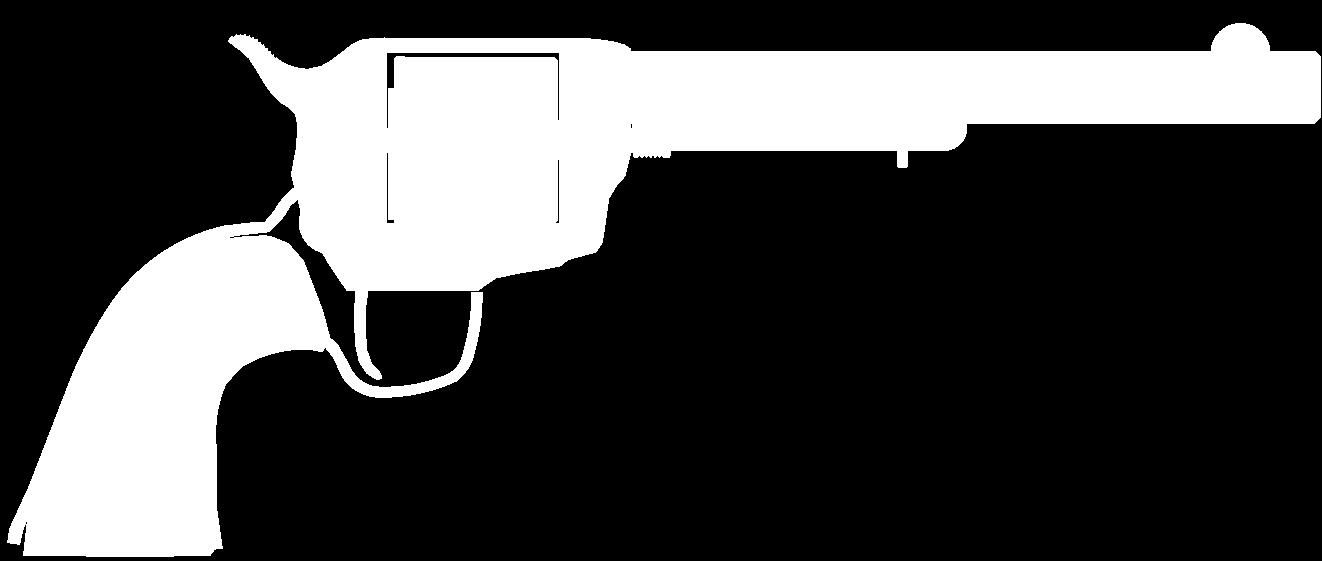
#> input picture kit/selftest/refs/revolver_b4_side_model.png, 1322 x 561 px, given in place of ., which was not available
$ python -i refkit.py   (imports and definitions only)
#> lines starting #> are read from the running program, lines starting #| are printed output that depends on the picture
"""refkit.py — gather references at scale, UNDERSTAND them as numbers, and hold a render up against them.

    lune run kit vfx refs wiki <preset> <wiki:Page | page URL>... [--only <regex>] [--skip <regex>] [--width 800]
    lune run kit vfx refs rank <preset> [--hue 35-70 | --grey] [--top 40]
    lune run kit vfx refs measure <preset> [--hue 35-70 | --grey] [--top 16]
    lune run kit vfx refs compare <preset> [--effect <name>] [--views hero,cine] [--times 2.5,4]
    lune run kit vfx refs timing <effect> [--view hero]   (the phase rules: anticipation dip, snappy climax, short tail)
    lune run kit vfx refs lore <set> <wiki:Page | URL>... [--search "<words>" --wiki <fandom>]   (TEXT: what it IS — lore.py)
    lune run kit vfx refs brief <set>   (the text facts + the measured palette/shape on one page; read before building)

wiki     every image on MediaWiki pages (fandom "dragonball:Super_Saiyan" or a full https://…/wiki/Page URL) through the
         wiki's own API (no scraping), thumbnails at --width, deduplicated, logged in SOURCES.md, into the git-ignored
         assets/effects/refs/<preset>/ (copyrighted frames stay private, measure-only). Logos / icons / SVGs skipped.
rank     scores every still by how much of the frame is the EFFECT's colour (bright pixels in the hue band; the band is
         found automatically when --hue is not given) -> ranks.json + a numbered contact sheet of the best (LOOK at it).
         --grey: an ACHROMATIC effect (dust, smoke, steam, concrete - real footage of a phenomenon is often grey): no hue;
         the effect = pale unsaturated pixels BRIGHTER than the scene before it (the set's first still: ONE locked-off
         clip's breakdown frames, not mixed stills); compare uses each recording's own first frame
measure  the effect pixels of the best stills as numbers: luminance bands (share of pixels + median colour each),
         saturation quartiles, hue -> assets/effects/refs_measured/<preset>.json (committed: numbers, no pictures).
compare  a COLOUR score (0-100) plus SHAPE numbers beside the reference's (jag, streak, solid; reported, not scored —
         framing differs too much to score them blind): the same measurement on a RECORDED render (build/vfx/booth/<effect>_play_<view>.mp4) -> a match score
         0-100 against the reference numbers (band shares, band colours, saturation) + the render beside the best
         references (build/vfx/refs/<effect>_compare.png). Show the owner nothing that has not been compared.
Each prints one JSON line {schema, status, summary, next_action, ...}.
"""

import ast
import io
import json
import os
import re
import subprocess
import sys
import time
import urllib.parse
import urllib.request

import numpy as np
from PIL import Image, ImageDraw

UA = "Mozilla/5.0 (Windows NT 10.0; Win64; x64) AppleWebKit/537.36 Chrome/128 Safari/537.36"
REFS = os.path.join("assets", "effects", "refs")
MEASURED = os.path.join("assets", "effects", "refs_measured")
SHEETS = os.path.join("build", "vfx", "refs")
SKIP = r"logo|\.svg|icon|favicon|button|btn |badge|banner|signature|wiki\.png|placeholder"
BANDS = [(70, 140), (140, 175), (175, 200), (200, 225), (225, 256)]  # mean-RGB luminance bands of effect pixels (deep reds sit low)


# [4 lines left out: function has_lore, not called in this run]


def out(status, summary, next_action, **kw):
    print(json.dumps({"schema": 1, "status": status, "summary": summary, "next_action": next_action, **kw}))
    return 0 if status == "pass" else 1


def slug(s):
    return re.sub(r"[^a-z0-9]+", "_", s.lower()).strip("_")[:60] or "ref"


IMAGE_HOSTS = ("static.wikia.nocookie.net", "vignette.wikia.nocookie.net", "upload.wikimedia.org")


# [108 lines left out: functions safe_image_url, get_json, api_and_page, wiki_images, cmd_wiki, not called in this run]


def stills(preset):
    d = os.path.join(REFS, preset)
    return [os.path.join(d, f) for f in sorted(os.listdir(d)) if f.lower().endswith((".png", ".jpg", ".jpeg", ".webp"))] if os.path.isdir(d) else []


def local_std(im):
    """luminance standard deviation over a 7x7 window: flat sky / walls ~0, energy (streaks, edges, glow falloff) > 0"""
    from scipy.ndimage import uniform_filter

    lum = np.asarray(im.convert("L")).astype(float)
    m = uniform_filter(lum, 7)
    return np.sqrt(np.maximum(uniform_filter(lum * lum, 7) - m * m, 0))


def hsv_of(img, size=(200, 150)):
    im = img.convert("RGB").resize(size)
    rgb = np.asarray(im).reshape(-1, 3).astype(float)
    hsv = np.asarray(im.convert("HSV")).reshape(-1, 3).astype(float)
    tex = local_std(im).reshape(-1)
    return rgb, hsv[:, 0] * 360 / 255, hsv[:, 1] / 255, hsv[:, 2] / 255, tex


FLAT = 2.5  # local std below this = a flat region (sky, a painted wall): never the effect
# an ACHROMATIC effect (2026-11-10: real footage of dust / smoke / steam / a concrete hit has no effect hue, so the
# measure found "no effect pixels" and the original route stalled on every grey phenomenon): rank / measure --grey
GREY = (-1.0, -1.0)


# [12 lines left out: function effect_mask, not called in this run]


def auto_hue(paths):
    """the effect's hue: the most common hue among bright, saturated pixels over all stills (+-18 deg)"""
    hist = np.zeros(36)
    for p in paths[:200]:
        _, h, s, v, tex = hsv_of(Image.open(p), (80, 60))
#> in hsv_of, `im = img.convert("RGB").resize(size)`:
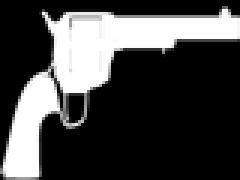
#> im: PIL image 80x60 RGB (shown 3 times larger); min 0, max 255, mean 69.5
#> in local_std, `m = uniform_filter(lum, 7)`:
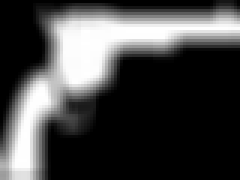
#> m: shape (60, 80) float64 (shown 3 times larger); min -5.45e-14, max 255, mean 69.5; drawn with min black and max white
#> in local_std, `return np.sqrt(np.maximum(uniform_filter(lum * lum, 7) - m * m, 0))`:
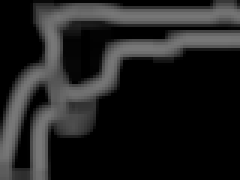
#> returned value: shape (60, 80) float64 (shown 3 times larger); min 0, max 121, mean 32.6
#> in hsv_of, `tex = local_std(im).reshape(-1)`: tex = 4800 values, max 121 at index 3853, min 0 at index 0, mean 32.59
#> h = 4800 values from 0 to 0; s = 4800 values from 0 to 0; v = 4800 values, max 1 at index 314, min 0 at index 0, mean 0.273
        m = (v > 0.75) & (s > 0.35) & (tex > FLAT)
        hist += np.histogram(h[m], bins=36, range=(0, 360))[0]
#> hist = 36 values from 0 to 0
#> pass 3 of the loop in auto_hue, `for p in paths[:200]:`:
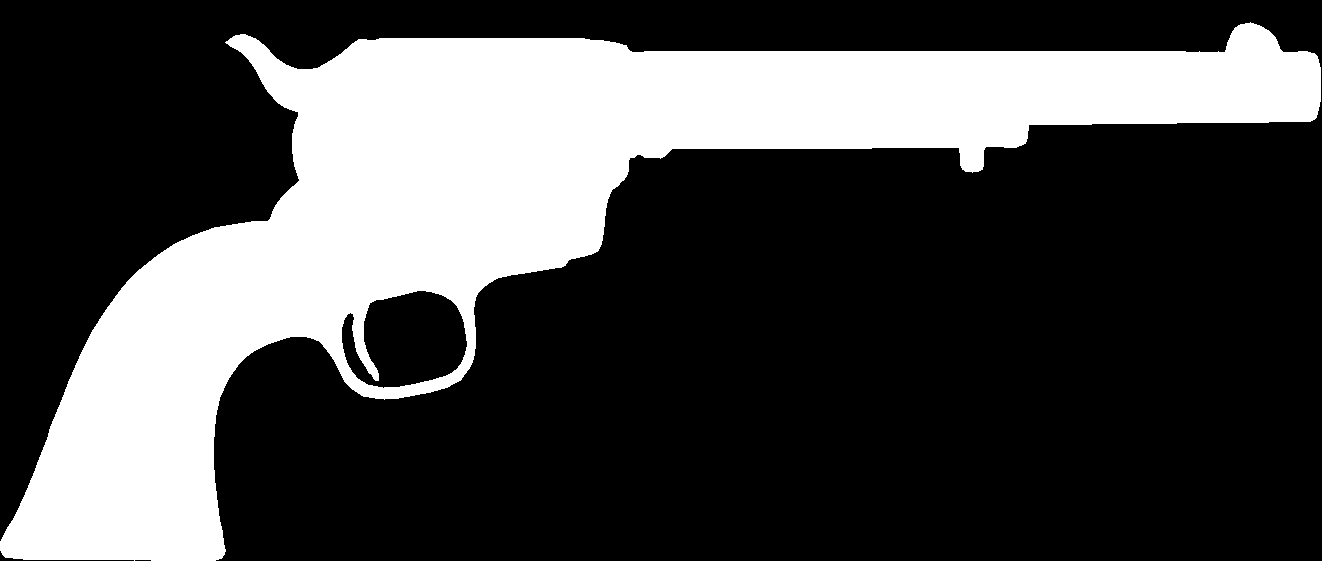
#> input picture kit/selftest/refs/revolver_b4_side_ref.png, 1322 x 561 px, given in place of , which was not available
#> in local_std (call 3), `m = uniform_filter(lum, 7)`:
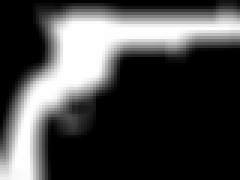
#> m: shape (60, 80) float64 (shown 3 times larger); min -6.7e-14, max 255, mean 71.7; drawn with min black and max white
#> in local_std (call 3), `return np.sqrt(np.maximum(uniform_filter(lum * lum, 7) - m * m, 0))`:
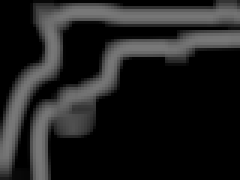
#> returned value: shape (60, 80) float64 (shown 3 times larger); min 0, max 121, mean 31.6
#> in auto_hue, `_, h, s, v, tex = hsv_of(Image.open(p), (80, 60))`: v = 4800 values, max 1 at index 315, min 0 at index 0, mean 0.281; tex = 4800 values, max 121 at index 1252, min 0 at index 0, mean 31.6
#> the loop made 5 passes; the first 3 are shown
    c = (int(np.argmax(hist)) + 0.5) * 10
    return ((c - 18) % 360, (c + 18) % 360)


# [326 lines left out: functions parse_hue, sheet, cmd_rank, shape_of, shape_summary, measure_pixels and 9 more, not called in this run]


def _textures(P):
    return {el["texture"] for el in P.get("layers", []) if isinstance(el, dict) and isinstance(el.get("texture"), str)}


# [201 lines left out: functions _colours, loved_effects, reskin, cmd_norms, main, not called in this run]


# [2 lines not run here, left out]

#> (the run stopped early here; a loop or call above may not have finished)
